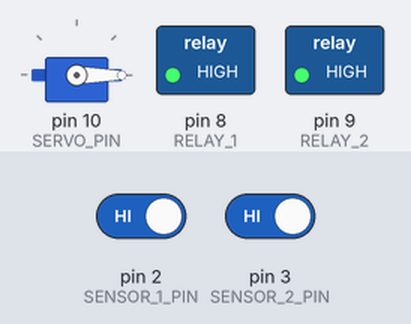
Bench run of a sketch on a simulated Arduino Uno, built with avr-gcc and run on an emulated ATmega328P. Parts: servo, switched loads named in the sketch (green lamp = pin HIGH). The test bench sets the inputs (shaded band); at power-on: pin 2 (SENSOR_1_PIN) HIGH, pin 3 (SENSOR_2_PIN) HIGH.

Above: at 1.2 s.
1.3 s: pin 2 (SENSOR_1_PIN) driven LOW
At 3.7 s:
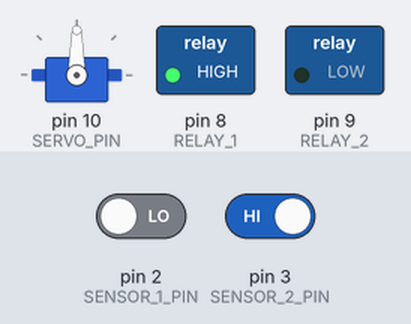
4.1 s: pin 3 (SENSOR_2_PIN) driven LOW
At 6.0 s:
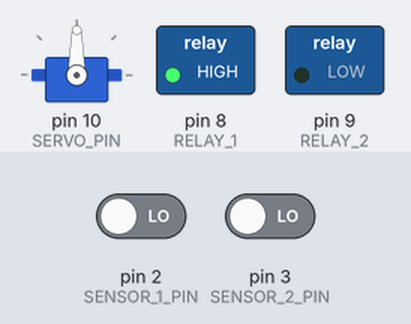
7.0 s: pin 3 (SENSOR_2_PIN) driven HIGH
At 14.04 s:
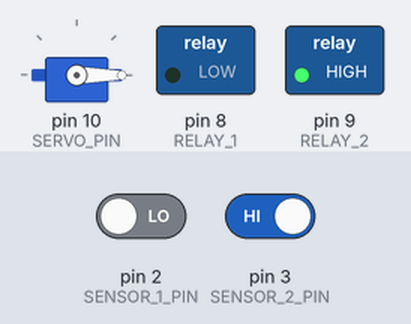
Timing chart, 0 to 15.3 s (numbered marks = the images above; inputs shaded):
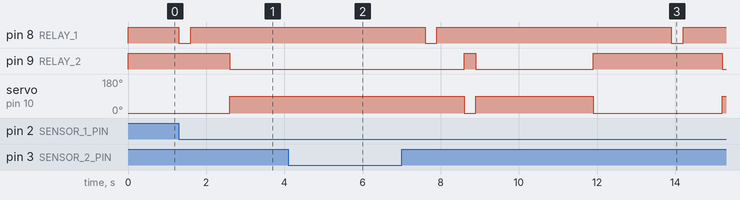

Measured:
- after the input at 1.3 s, pin 8 (RELAY_1): HIGH → LOW at once, → HIGH 0.30 s later; pin 9 (RELAY_2): HIGH → LOW after 1.3 s; servo on pin 10 (SERVO_PIN): 0° → 90° after 1.3 s
- after the input at 4.1 s, pin 9 (RELAY_2): stays LOW (without the input it goes to HIGH after 1.5 s); servo on pin 10 (SERVO_PIN): stays 90° (without the input it goes to 0° after 1.5 s)
- after the input at 7.0 s, pin 9 (RELAY_2): LOW → HIGH after 1.6 s, → LOW 0.30 s later, → HIGH 3.0 s later, → LOW 3.3 s later; servo on pin 10 (SERVO_PIN): 90° → 0° after 1.6 s, → 90° 0.30 s later, → 0° 3.0 s later, → 90° 3.3 s later

The sketch:

access_door_with_2_sensor_servo.ino
```cpp
#include <Servo.h>

#define SENSOR_1_PIN 2  // Sensor Otomatis (Relay 1 -> Jeda -> Relay 2)
#define SENSOR_2_PIN 3  // Sensor Khusus Relay 2
#define RELAY_1 8       // Motor
#define RELAY_2 9       // Door
#define SERVO_PIN 10    // Pin Sinyal Servo TD-8120MG (Orange)

// Posisi Derajat Servo
#define SERVO_CLOSE_POS 0   // Posisi saat Relay 2 OFF (Standby)
#define SERVO_OPEN_POS  90  // Posisi saat Relay 2 ON

Servo doorServo;

// Durasi (ms)
unsigned long motorTime    = 300;  // Relay 1 ON
unsigned long delayTime    = 1000; // Jeda antar relay
unsigned long doorTime     = 3000; // Relay 2 ON
unsigned long cooldownTime = 2000;

// Timer Alur Utama (Sensor 1)
unsigned long previousMillis = 0;

// Timer Mandiri Relay 2 & Servo
unsigned long relay2StartMillis = 0;
bool relay2Active = false;

// State Alur Utama
int stepState = 0;
bool cooldown = false;

// Fungsi helper untuk mengontrol Relay 2 dan Servo bersamaan
void setDoorState(bool active) {
  if (active) {
    digitalWrite(RELAY_2, LOW);     // Relay 2 ON (Active LOW)
    doorServo.write(SERVO_OPEN_POS); // Servo bergerak ke posisi buka
  } else {
    digitalWrite(RELAY_2, HIGH);    // Relay 2 OFF
    doorServo.write(SERVO_CLOSE_POS); // Servo kembali ke posisi awal
  }
}

void setup() {
  pinMode(SENSOR_1_PIN, INPUT_PULLUP);
  pinMode(SENSOR_2_PIN, INPUT_PULLUP);

  pinMode(RELAY_1, OUTPUT);
  pinMode(RELAY_2, OUTPUT);

  // Relay OFF (Active LOW)
  digitalWrite(RELAY_1, HIGH);
  digitalWrite(RELAY_2, HIGH);

  // Inisialisasi Servo
  doorServo.attach(SERVO_PIN);
  doorServo.write(SERVO_CLOSE_POS); // Set posisi awal servo saat standby
}

void loop() {
  unsigned long currentMillis = millis();

  int sensor1State = digitalRead(SENSOR_1_PIN);
  int sensor2State = digitalRead(SENSOR_2_PIN);

  // ==========================================
  // 1. KONTROL KHUSUS SENSOR 2 (RELAY 2 & SERVO DIRECT)
  // ==========================================
  if (sensor2State == LOW && !relay2Active) {
    relay2Active = true;
    relay2StartMillis = currentMillis;
    setDoorState(true); // Nyalakan Relay 2 & Gerakkan Servo
  }

  // Timer pemadam Relay 2 & Servo
  if (relay2Active) {
    if (currentMillis - relay2StartMillis >= doorTime) {
      setDoorState(false); // Matikan Relay 2 & Kembalikan Servo
      relay2Active = false;
    }
  }

  // ==========================================
  // 2. ALUR UTAMA / SENSOR 1 (MOTOR -> DOOR + SERVO)
  // ==========================================
  switch (stepState) {

    // 🔹 0 = Standby
    case 0:
      if (sensor1State == LOW && !cooldown) {
        digitalWrite(RELAY_1, LOW); // Relay 1 ON
        previousMillis = currentMillis;
        stepState = 1;
      }
      break;

    // 🔹 1 = Relay 1 ON
    case 1:
      if (currentMillis - previousMillis >= motorTime) {
        digitalWrite(RELAY_1, HIGH); // Relay 1 OFF
        previousMillis = currentMillis;
        stepState = 2;
      }
      break;

    // 🔹 2 = Jeda sebelum Relay 2 & Servo Aktif
    case 2:
      if (currentMillis - previousMillis >= delayTime) {
        setDoorState(true); // Nyalakan Relay 2 & Gerakkan Servo
        relay2Active = true;
        relay2StartMillis = currentMillis;

        previousMillis = currentMillis;
        stepState = 3;
      }
      break;

    // 🔹 3 = Menunggu Relay 2 & Servo Selesai Durasi
    case 3:
      if (!relay2Active) { // Menunggu timer selesai di bagian kontrol atas
        previousMillis = currentMillis;
        cooldown = true;
        stepState = 4;
      }
      break;

    // 🔹 4 = Cooldown
    case 4:
      if (currentMillis - previousMillis >= cooldownTime) {
        cooldown = false;
        stepState = 0;
      }
      break;
  }
}
```
